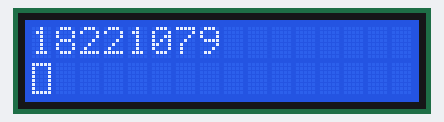
This sketch was run on a simulated Arduino Mega 2560, built with avr-gcc and run on an emulated ATmega2560. On the bench: 16×2 character LCD.

Above: at 0.1 s.
At 6.1 s:
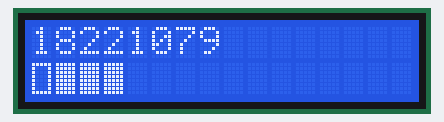
At 10.1 s:
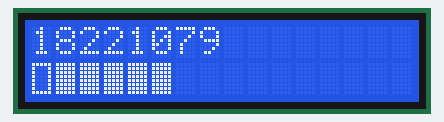
At 14.1 s:
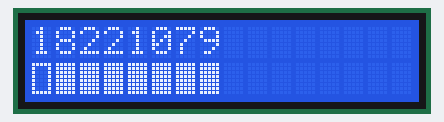
At 22.2 s:
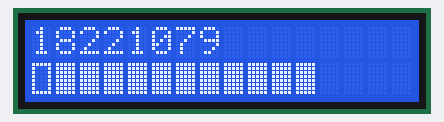
At 30.2 s:
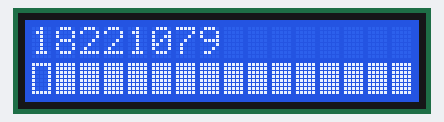

The sketch:

Trying_Custom_Character.ino
```cpp
#include <LiquidCrystal_I2C.h>
#include <Wire.h>
#define BUTTON_PIN 23
long clicks = 999999999999999;


LiquidCrystal_I2C lcd(0x27,16,2);  // set the LCD address to 0x27 for a 16 chars and 2 line display.
// The LCD address might located differently for different ESP


/*
  reference link : https://arduinointro.com/projects/create-custom-characters-for-the-i2c-lcd-easily
  custom character generator : https://omerk.github.io/lcdchargen/

*/

byte bef[] = {
	0b11111,
	0b10001,
	0b10001,
	0b10001,
	0b10001,
	0b10001,
	0b10001,
	0b11111
};

byte af[] = {
	0b11111,
	0b11111,
	0b11111,
	0b11111,
	0b11111,
	0b11111,
	0b11111,
	0b11111
};

void setup() {
  lcd.init();
  lcd.clear();
  lcd.backlight();      // Make sure backlight is on
  lcd.createChar(1, bef);
  lcd.createChar(2, af);

  // Print a message on both lines of the LCD.

  lcd.setCursor(0,0);   //Move cursor to character 2 on line 1
  lcd.print("18221079");

  lcd.setCursor(0,1);
  lcd.write(byte(1));

}

void loop() {

  delay(2000);
  lcd.write(byte(2));

}
```

Measured:
- what the display in image 1 shows lasts 2.0 s, from 6.1 s to 8.1 s
